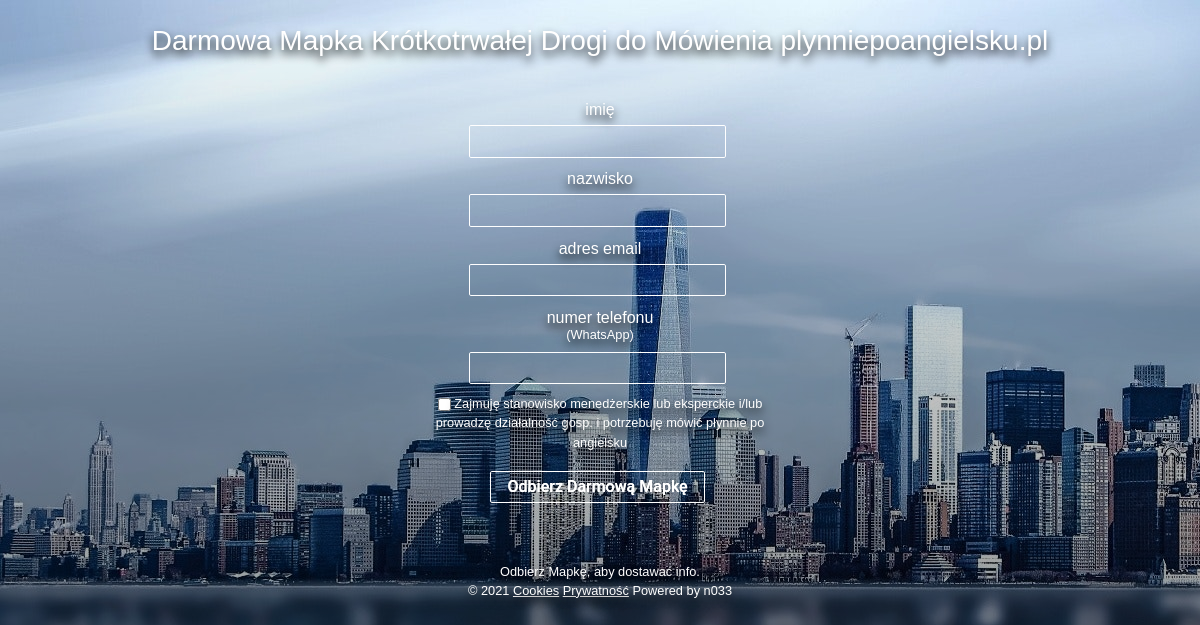
The page / on the database its author committed.
### main/models.py (models this page shows, shortened)
class Text(models.Model):
    title = models.CharField(max_length=120)
    text = models.TextField()

### main/views.py (the view, shortened to what this page needs)
# urls.py: path('', MainView.as_view(), name='main'),
class MainView(View):
    def get(self, *args, **kwargs):
        context = {
            'title': Text.objects.get(title="title"),
            'submit_button': Text.objects.get(title='submit_button'),
            'form_title_1': Text.objects.get(title='form_title_1'),
            'form_title_2': Text.objects.get(title='form_title_2'),
            'form_title_3': Text.objects.get(title='form_title_3'),
            'form_title_4': Text.objects.get(title='form_title_4'),
            'form_subtitle_4': Text.objects.get(title='form_subtitle_4'),
            'main_page_card_title': Text.objects.get(title='main_page_card_title'),
            'footer_1': Text.objects.get(title='footer_1'),
            'checkbox_label': Text.objects.get(title='checkbox_label'),
            'style': get_style(),
        }
        return render(self.request, 'main.html', context)

### main/views.py (called while the page is built)
def get_style():
    style = Style.objects.filter(currently_used=True)
    if style.count() == 1:
        return style[0]
    else:
        return None

### templates/main.html (shortened to what this page needs)
{% extends 'base.html' %}
{% block content %}
    <div class="row justify-content-center pt-4">
        <h3>{{ title.text }}</h3>
    </div>
    <div class="row justify-content-end align-items-center" style="height: 60%;" align="center">
        <div class="col">
            {% include 'form.html' %}
        </div>
    </div>
{% endblock content %}

### templates/base.html (shortened to what this page needs)
<!DOCTYPE html>
{% load static %}
<html lang="en">
<head>
    <link rel="stylesheet" href="{% static 'css/bootstrap.min.css' %}"/>
    <link rel="stylesheet" href="{% static 'css/style.css' %}">
</head>
<body>
<div class="container h-100">
    {% block content %}
    {% endblock content %}
    {% include 'footer.html' %}
</div>
</body>
</html>

### templates/form.html (shortened to what this page needs)
<form method="POST" action="">
    <p><label for="firstname">{{ form_title_1.text }}</label></p>
    <p><input type="text" id="firstname" name="firstname" maxlength="20" required></p>
    <p><label for="lastname">{{ form_title_2.text }}</label></p>
    <p><input type="text" id="lastname" name="lastname" maxlength="30" required></p>
    <p><label for="email">{{ form_title_3.text }}</label></p>
    <p><input type="email" id="email" name="email" maxlength="320" required></p>
    <p><label for="phone_number">{{ form_title_4.text }}</label></p>
    <p class="phone-label">{{ form_subtitle_4.text }}</p>
    <p><input type="text" id="phone_number" name="phone_number"></p>
    <div class="row justify-content-center">
        <div class="col-10 col-md-4 col-lg-4 col-xl-4">
            <label for="checkbox" style="word-wrap:break-word; font-size: 0.8em;"><input type="checkbox" id="checkbox"
                                                                                         name="checkbox" required>
                {{ checkbox_label.text }}</label>
        </div>
    </div>
    <p class="pt-3">
        <button class="button-thin-border" type="submit"> {{ submit_button.text }}</button>
    </p>
</form>

### templates/footer.html (shortened to what this page needs)
{% load static %}
<div class="footer">
    <div class="row justify-content-center mx-3">
        <small>{{ footer_1.text }}</small>
    </div>
    <div class="row justify-content-center">
        <small>© 2021
            <a href="" data-toggle="modal" data-target=".cookies" class="link">Cookies</a>
            <a href="" data-toggle="modal" data-target=".privacy" class="link">Prywatność</a>
            Powered by n033
        </small>
    </div>
</div>

### static/css/style.css (style rules this page uses)
body, html { height: 100%; font-family: palanquin, monospace; overflow-x: hidden; text-shadow: 0px 5px 10px rgba(0, 0, 0, 1); }
h1, h2, h3 { text-align: center; }
form > p { margin: 0; }
a, a:hover { color: black; }
.phone-label { font-size: 80%; position: relative; bottom: 1em; }
.button-thin-border, input[type=text], input[type=password], input[type=email], input[type=number] { display: inline-block; padding: 0.2em 1em; border: 0.1em solid #000000; margin: 0 0.3em 0.3em 0; border-radius: 0.12em; box-sizing: border-box; text-decoration: none; text-shadow: 0 0; font-family: 'Roboto', sans-serif; font-weight: 500; color: black; text-align: center; transition: all 0.2s; background-color: transparent; position: relative; bottom: 5px; }
.link { cursor: pointer; text-decoration: underline; }
.footer { margin-top: 1em; text-align: center; }
[type="checkbox"] { vertical-align: middle; }

### rows shown on the page
Text: text "Darmowa Mapka Krótkotrwałej Drogi do Mówienia plynniepoangielsku.pl"
Text: text "imię"
Text: text "nazwisko"
Text: text "adres email"
Text: text "numer telefonu"
Text: text "(WhatsApp)"
Text: text "Zajmuję stanowisko menedżerskie lub eksperckie i/lub prowadzę działalność gosp. i potrzebuję mówić płynnie po angielsku"
Text: text "Odbierz Darmową Mapkę"
Text: text "Odbierz Mapkę, aby dostawać info."
